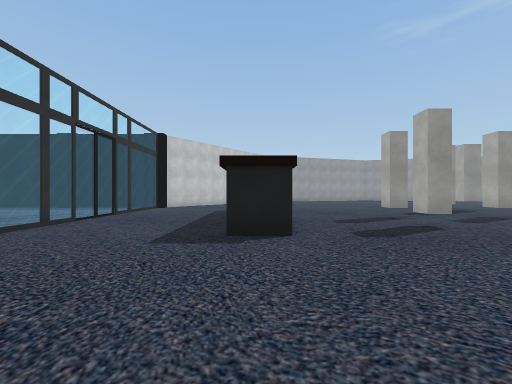
View 1 (above)

24 first-person views from a walk through a Unity game level. The camera is 1.5 m above the floor, looks level and sees 90° across. The floor is counted in squares, 2 m on a side. Each view is taken from the middle of a square. On the plan, view 1 faces up. The plan holds only what a view shows up to about 9 squares ahead; the rest is blank. The place goes on beyond the plan. The player character is not drawn. Some surface patterns are stand-ins.

View 2
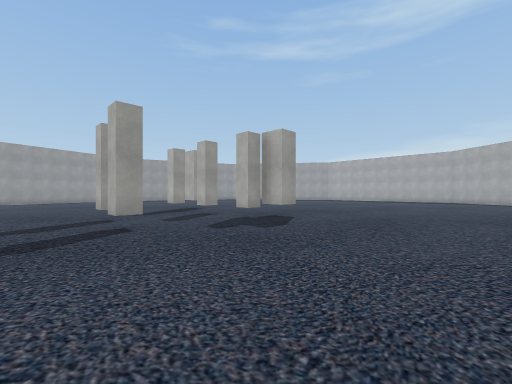

View 3
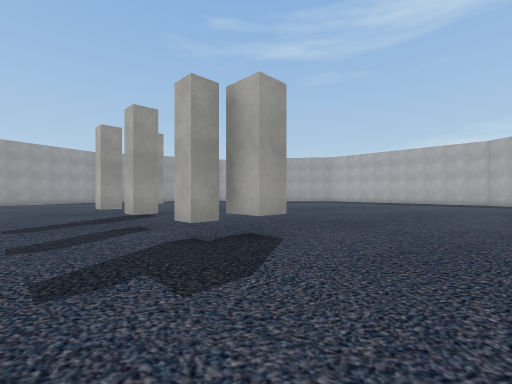

View 4
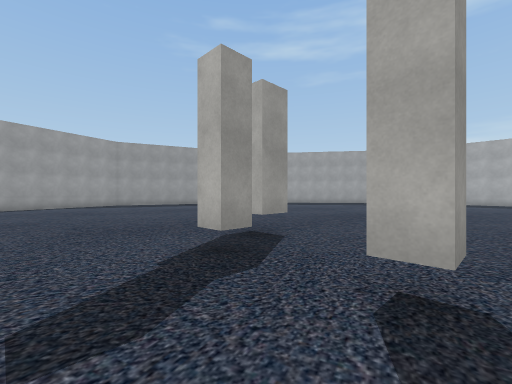

View 5
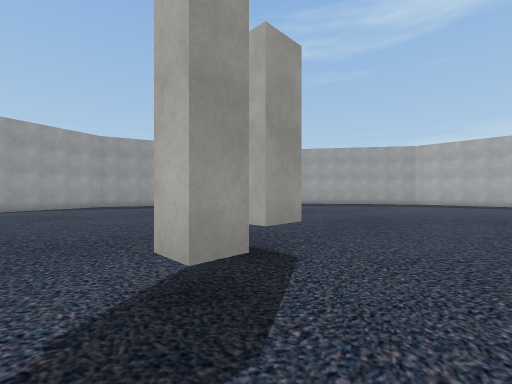

View 6
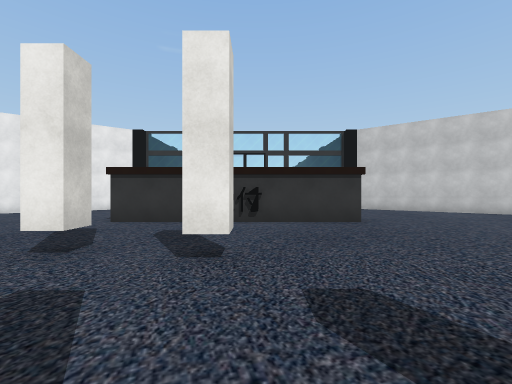

View 7
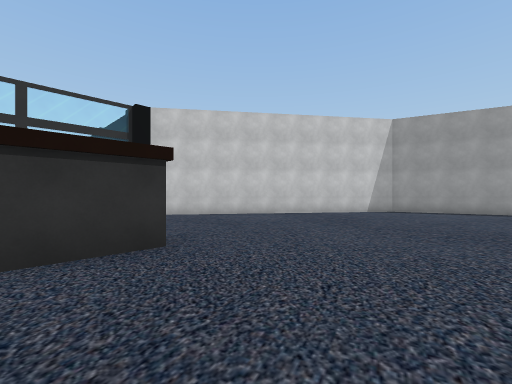

View 8
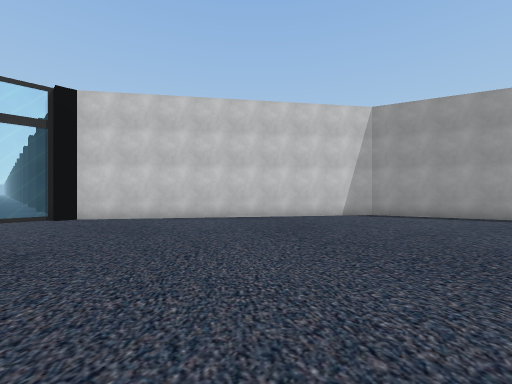

View 9
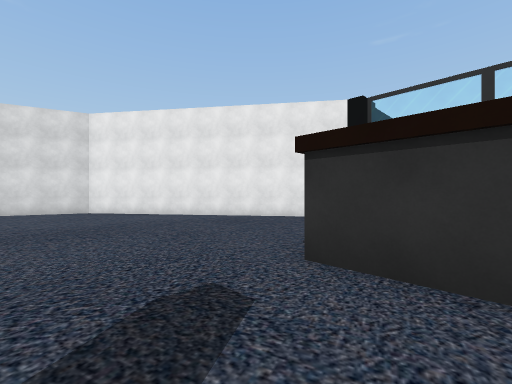

View 10
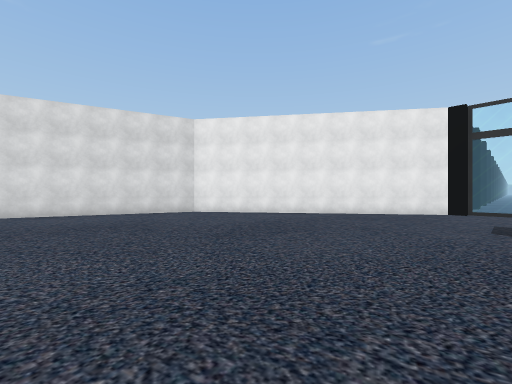

View 11
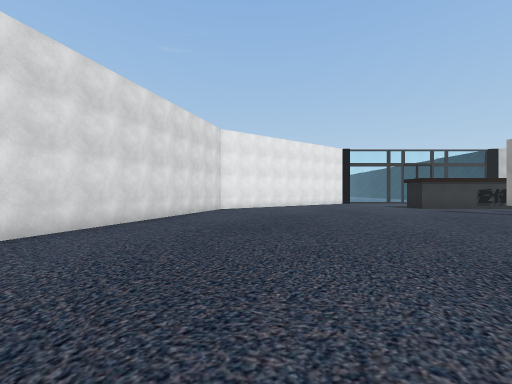

View 12
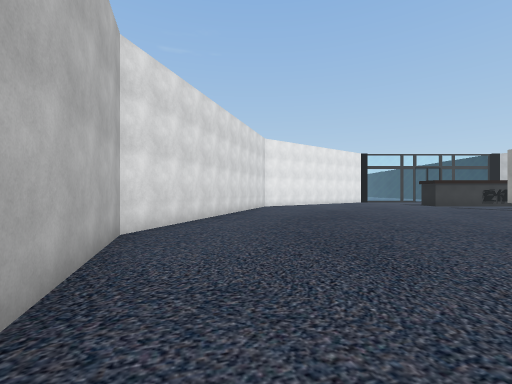

View 13
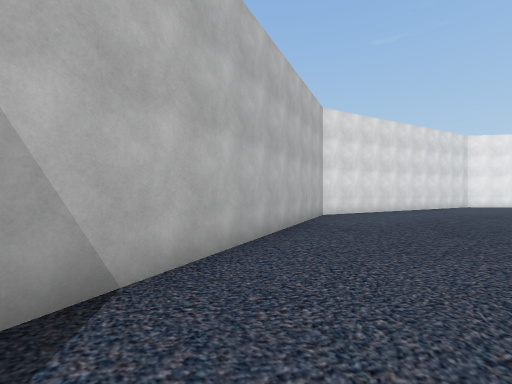

View 14
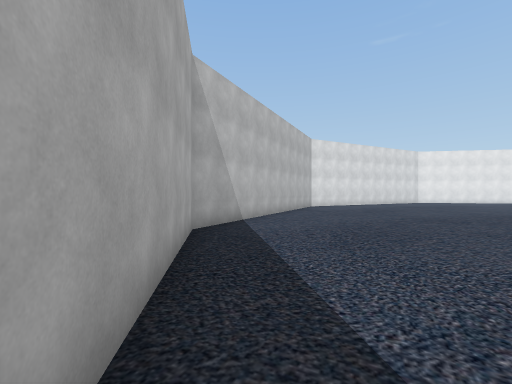

View 15
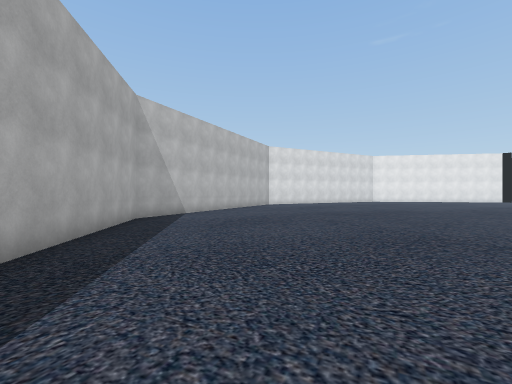

View 16
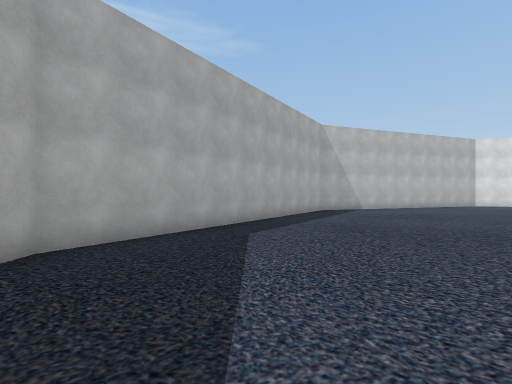

View 17
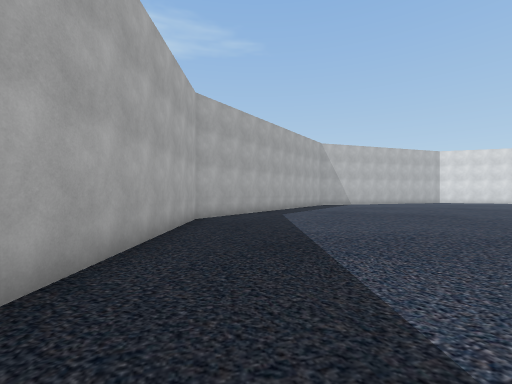

View 18
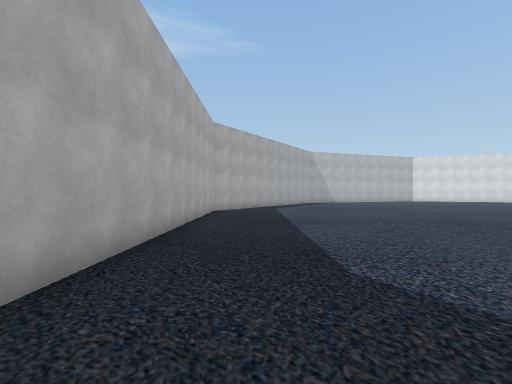

View 19
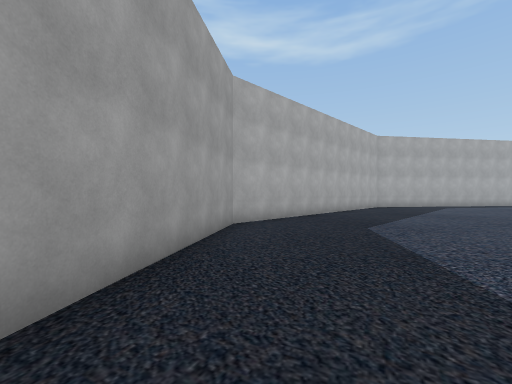

View 20
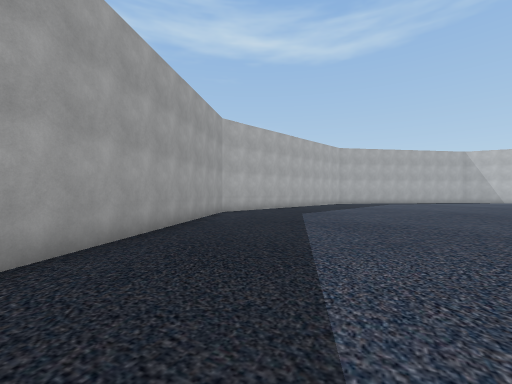

View 21
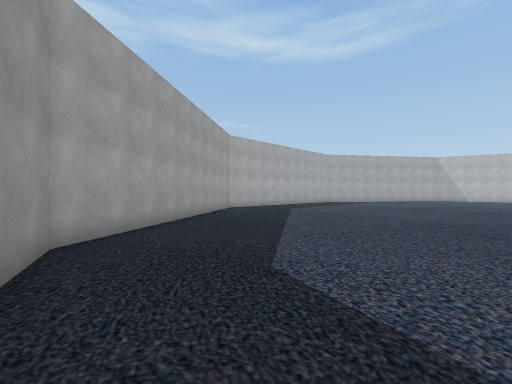

View 22
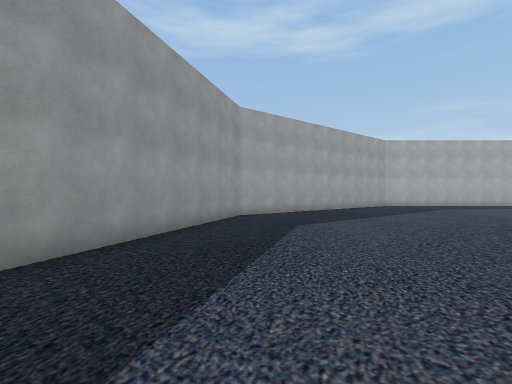

View 23
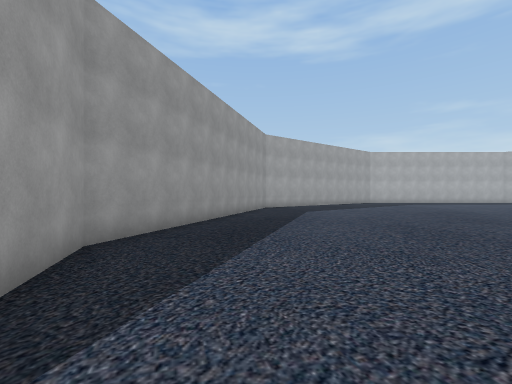

View 24
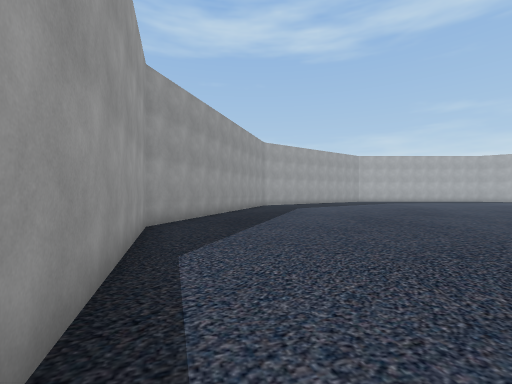

### Floor plan
Key: @ floor where view 1 was taken; # wall or solid block; . floor; = window, fence, low wall or low ledge; B block.
Columns run from 6 left of view 1 to 24 right of it. Each row starts with its distance up from view 1.
 23                ###
 22            ####..####
 21         ####........####
 20       ###..............###
 19      ##..................##
 18      #....................#
 17     ##....................##
 16    ##......................##
 15    #........................##
 14   #..........................#
 13  ##..........................##
 12  #............................#
 11  =............................#
 10       #......#B...............#
  9 .=....#.......................#
  8 .=....#.......................#
  7 .=....#...#..#................#
  6 .=....#.......................#
  5  =....#...#..#B...............#
  4  =............................#
  3  #............................#
  2  ##..........................##
  1   #..........................#
  0    #..@.....................##
 -1    ##......................##
 -2     ##....................##
 -3      #....................#
 -4      ##..................##
 -5       ###..............###
 -6         ####........####
 -7            ####..####
 -8                ###

Where each view was taken, in squares from view 1:
view 1: 0 up, 0 right, facing up
view 2: 0 up, 2 right, facing up-right
view 3: 2 up, 5 right, facing up-right
view 4: 7 up, 5 right, facing up-right
view 5: 8 up, 6 right, facing up-right
view 6: 8 up, 7 right, facing left
view 7: 9 up, 4 right, facing up-left
view 8: 11 up, 4 right, facing up-left
view 9: 6 up, 3 right, facing down-left
view 10: 4 up, 6 right, facing down-left
view 11: 3 down, 12 right, facing left
view 12: 5 down, 14 right, facing left
view 13: 3 down, 17 right, facing down-left
view 14: 0 up, 21 right, facing down-left
view 15: 3 up, 21 right, facing down-left
view 16: 6 up, 21 right, facing down
view 17: 10 up, 22 right, facing down
view 18: 13 up, 22 right, facing down
view 19: 16 up, 19 right, facing down-right
view 20: 18 up, 16 right, facing down-right
view 21: 20 up, 14 right, facing down-right
view 22: 19 up, 10 right, facing right
view 23: 20 up, 6 right, facing right
view 24: 20 up, 4 right, facing right
